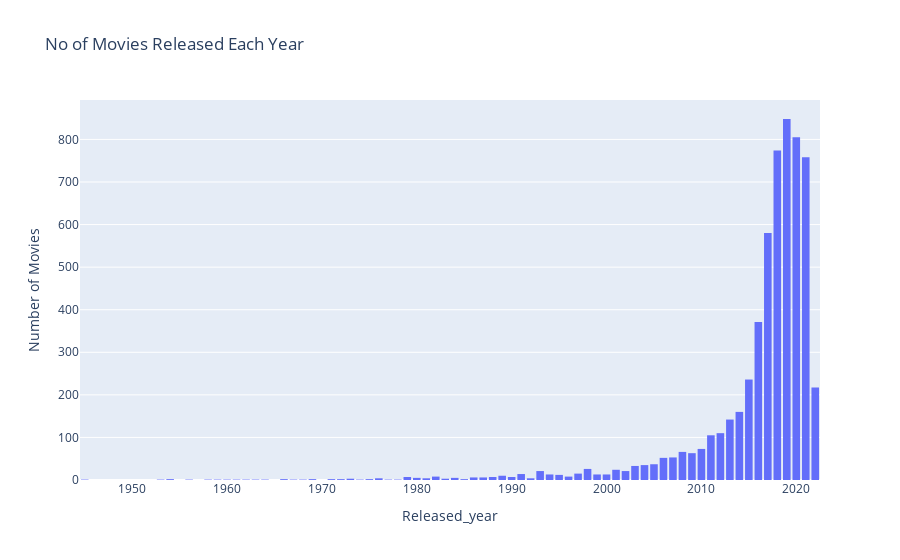

Notebook code cell kept with this figure:
### Code cell
# Movie released per year

fig = px.histogram(movie, x=movie['release_year'],title='No of Movies Released Each Year')

fig.update_layout(
    xaxis_title='Released_year',
    yaxis_title='Number of Movies',
    barmode='overlay',
    bargap=0.2)

fig.show()

### Figure 1 — Plotly figure (JSON) as saved in the notebook; plotly's stock layout.template omitted (floating-point values rounded to 4 significant figures; data arrays with more than 128 entries replaced by an {"elided": "..."} marker saying what was removed)
{"data": [{"alignmentgroup": "True", "bingroup": "x", "hovertemplate": "release_year=%{x}<br>count=%{y}<extra></extra>", "legendgroup": "", "marker": {"color": "#636efa", "pattern": {"shape": ""}}, "name": "", "offsetgroup": "", "orientation": "v", "showlegend": false, "type": "histogram", "x": {"elided": "5806 int values"}, "xaxis": "x", "yaxis": "y"}], "layout": {"bargap": 0.2, "barmode": "overlay", "legend": {"tracegroupgap": 0}, "title": {"text": "No of Movies Released Each Year"}, "xaxis": {"anchor": "y", "domain": [0, 1], "title": {"text": "Released_year"}}, "yaxis": {"anchor": "x", "domain": [0, 1], "title": {"text": "Number of Movies"}}}}
